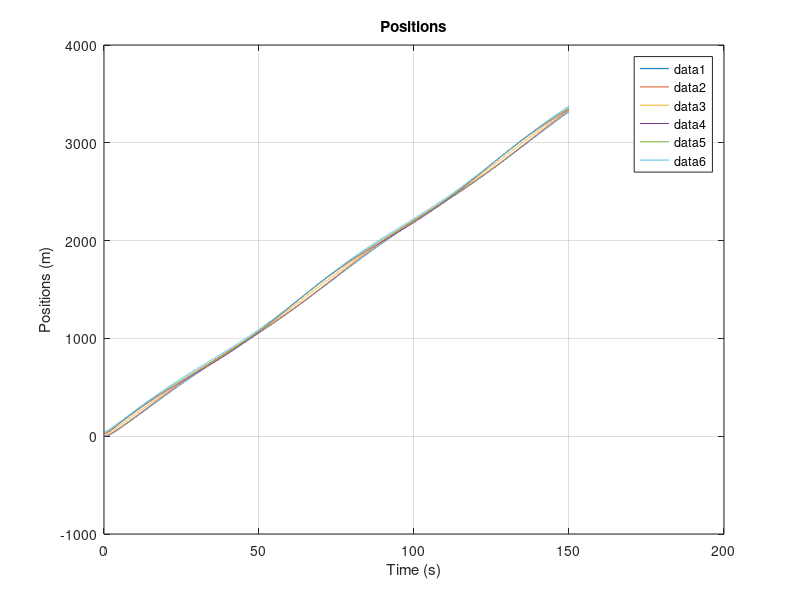
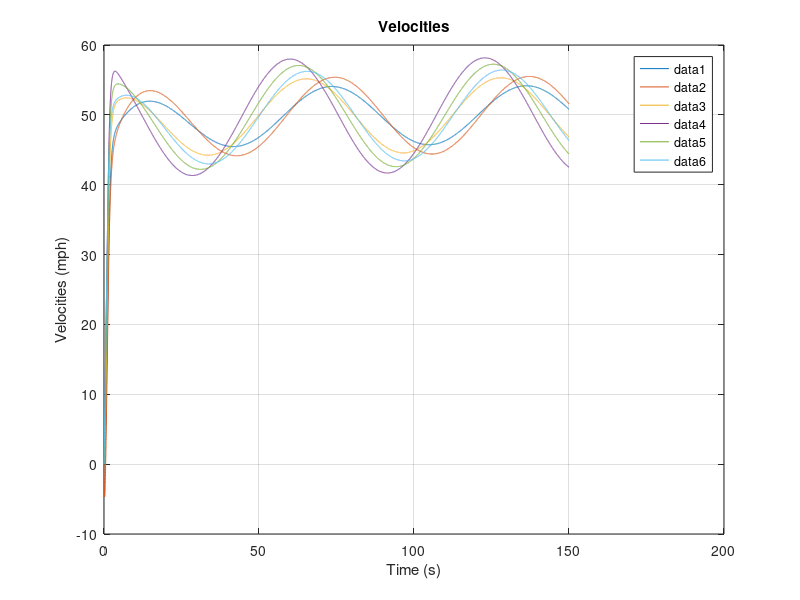
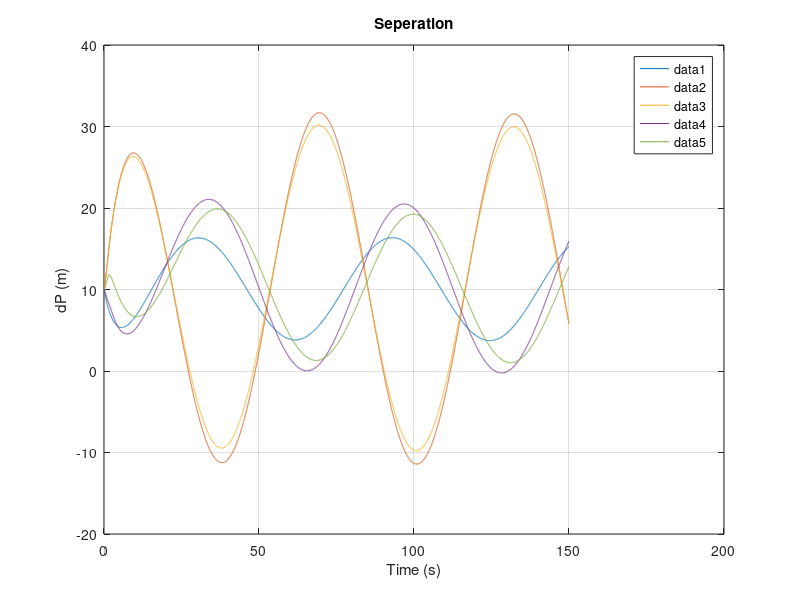
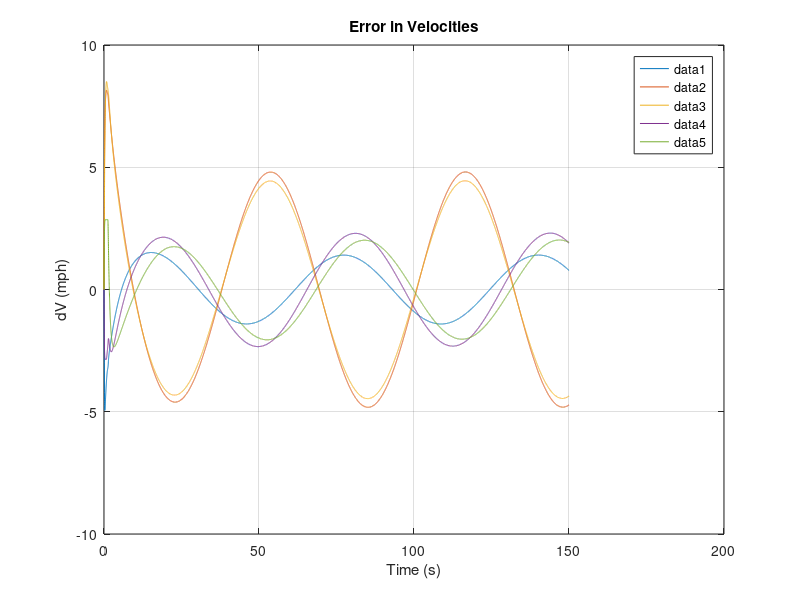

Source code (MATLAB) for these figures, in order:
%% Vehicle Platoon

close all; clc; clear;

%% Functions

kpi = 1;
kdi = 3.3;
d = 10;

N = 6; % Platoon size with Leader

R = or(mod((3:N*5-2),5)==1,mod((3:N*5-2),5)==3)' .* d; % Reference Signal
R(end) = 22.352;

W = @(t) t*0; % Acceleration of the leader.
G = zeros(2*N,1);
G(end) = 1;

A = diag(mod((1:N*2-1),2)==1,1)*1;
B = zeros(2*N,N);
C = zeros(N*5-4,2*N);
for n=2:2:2*N
    B(n,n/2) = 1;
end

Ci = [-1  0  1  0  0  0; ...
       0 -1  0  1  0  0; ...
       0  0 -1  0  1  0; ...
       0  0  0 -1  0  1; ...
       0  0  0 -1  0  0];
   
C1 = [ -1  0  1  0; ...
        0 -1  0  1; ...
        0 -1  0  0];

CN = [ -1  0  1  0; ...
        0 -1  0  1; ...
        0  0  0  1];

C(1:3,1:4) = C1;
C(3,end) = 1;
C(end-2:end,end-3:end) = CN;

K = zeros(N,length(R));
Ki = [kpi kdi -kpi -kdi -kdi];
K1 = [-kpi -kdi -kdi];
KN = [kpi kdi kdi];

K(1,1:3) = K1;
K(end,end-2:end) = KN;

for n=0:N-3
    C(((n)*5+4):((n)*5+8),((n)*2 + 1):((n)*2 + 6)) = Ci;
    C(((n)*5+8),end) = 1;
    K(n+2,n*5+4:n*5+8) = Ki;
end

% simulate instability
K_a = K;
% %kps
% K_a(4,14) = -3;
% K_a(4,16) = 3;
%kds
K_a(3,10) = -1.5;
K_a(3,12) = -K_a(3,10);
% K_a(4,14) = 1.2;
% K_a(4,16) = -K_a(4,14);

% attacker modifying C
% C(7,:) = -0.7*C(7,:);
% C(15,:) = -0.7*C(15,:);

% B(end,end) = 0;

A_tilda = A-B*K*C;
%A_tilda = A-B*K_a*C;
% U_tilda = B*K*R+G*W(1);

U_tilda = B*K*R;
%U_tilda = B*K_a*R;

% Eigen_A_tilda = eig(A_tilda);

%% simulation

X0  = [0 0 10 0 20 0 30 0 40 0 50 0]';
% X0  = zeros(N*2,1);
% X0(end) = 22.352; % 50 mph in m/s


% Xdot = @(t,X) (A_tilda * X + U_tilda);

% [t,X] = ode45(@(t,X) Xdot(t,X,A_tilda,U_tilda),[0 20],X0);

%% Simulation Euler-Cauchy
tf = 150;
dt = 0.01;

clear X t
t=0:dt:tf;

maxA = 13.4112; % 30 mph/s in m/s^2
minA = -13.4112; % -30 mph/s m/s^2

X(1,:) = X0';

for n=2:length(t)
    E(n-1,:) = (R - C*X(n-1,:)')';
    
    U(n-1,:) = (K*E(n-1,:)');
    U(n-1,2) = U(n-1,2) - kdi*10*cos(-0*pi/2+0.1*t(n));
    U(n-1,4) = U(n-1,4) + kdi*10*cos(0.1*t(n));
%     U(n-1,:) = (K_a*E(n-1,:)');

    U(maxA<U)=maxA;
    U(minA>U)=minA;   

    Xd = A*X(n-1,:)' + B*U(n-1,:)';
    X(n,:) = X(n-1,:) + dt*Xd';
end



%% Plots
% U = -K*C*X'+K*R;
%U = -K_a*C*X'+K_a*R;

maxA = 13.4112; % 30 mph/s in m/s^2
minA = -13.4112; % -30 mph/s m/s^2

% U(maxA<U)=maxA;
% U(-maxA>U)=maxA;

for n=1:N
figure(1); plot(t,X(:,n*2-1)); hold on;
end
title('Positions');
xlabel('Time (s)');
ylabel('Positions (m)');
legend('show')
grid on



for n=1:N
figure(2); plot(t,X(:,n*2).*2.23694); hold on
end
title('Velocities');
xlabel('Time (s)');
ylabel('Velocities (mph)');
legend('show')
grid on



for n=1:N-1
figure(3); plot(t,X(:,(n+1)*2-1)-X(:,(n)*2-1)); hold on;
end
title('Seperation');
xlabel('Time (s)');
ylabel('dP (m)');
legend('show')
grid on



for n=1:N-1
figure(4); plot(t,X(:,(n+1)*2).*2.23694-X(:,n*2).*2.23694); hold on
end
title('Error in Velocities');
xlabel('Time (s)');
ylabel('dV (mph)');
legend('show')
grid on


for n=1:N-1
figure(5); plot(t(2:end),U(:,n)./9.806); hold on
end
title('Accelerations');
xlabel('Time (s)');
ylabel('Accelerations (g)');
legend('show')
grid on


%% Energy Calculation

cn = 5;

% pos = X(2:end,-1+2*cn);
dpr = X(2:end,-1+2*cn) - X(2:end,-1+2*(cn-1)) - d;
dpf = X(2:end,-1+2*(cn+1)) - X(2:end,-1+2*cn) - d;
dvr = X(2:end,2*cn) - X(2:end,2*(cn-1));
dvf = X(2:end,2*(cn+1)) - X(2:end,2*cn);
vel = X(2:end,2*cn);
acc = U(:,cn);

Wnsquare = kpi;

en     = kpi.*0.5.*dpr.^2 + kpi.*0.5.*dpf.^2  + 0.5.*vel.^2;
% en_dot = (kpi.*dpf - kdi).*dvf + vel.*acc + (kpi.*dpr - kdi).*dvr ;
en_dot =  (en(2:end)-en(1:end-1))./dt;

% for n=1:N-1
figure(6); plot(t(2:end),en); hold on
% end
title('Energy');
xlabel('Time (s)');
ylabel('Energy (J/kg)');
legend('show')
grid on

% for n=1:N-1
figure(7); plot(t(3:end),en_dot); hold on
% end
title('Energy Rate');
xlabel('Time (s)');
ylabel('Energy rate(J/kg/s)');
legend('show')
grid on
